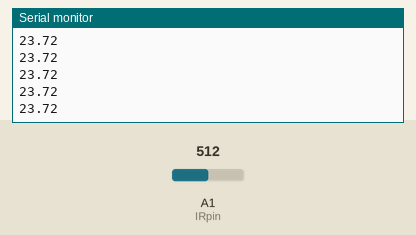
Bench run of a sketch on a simulated Arduino Uno, built with avr-gcc and run on an emulated ATmega328P. On the bench: the last lines printed to the serial monitor. The test bench sets the inputs (shaded band); at power-on: A1 (IRpin) = 512.

Above: at 1.2 s.
1.3 s: A1 (IRpin) set to 0
At 1.32 s:
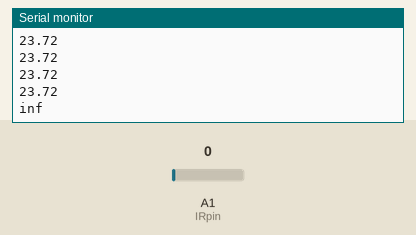
3.2 s: A1 (IRpin) set to 122
At 3.23 s:
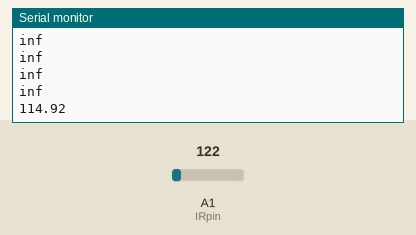

The sketch:

GP2Y0A41SK0F.ino
```cpp
int IRpin = A1;
void setup() {
  Serial.begin(250000);
}

void loop() {
  float volts = analogRead(IRpin) * 0.0048828125;
  float distance = 65 * pow(volts, -1.10);
  Serial.println(distance);
  delay(100);
}
```

Measured:
- after the input at 1.3 s, the serial monitor: prints a new line at once (image 1)
- after the input at 3.2 s, the serial monitor: prints a new line at once (image 2)
